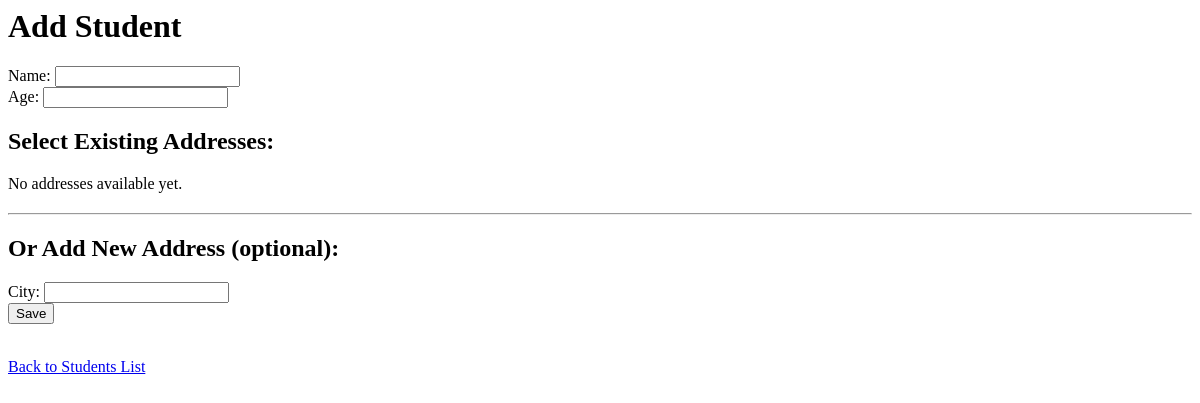
The page /books/add-student2/ on the database as committed earlier.
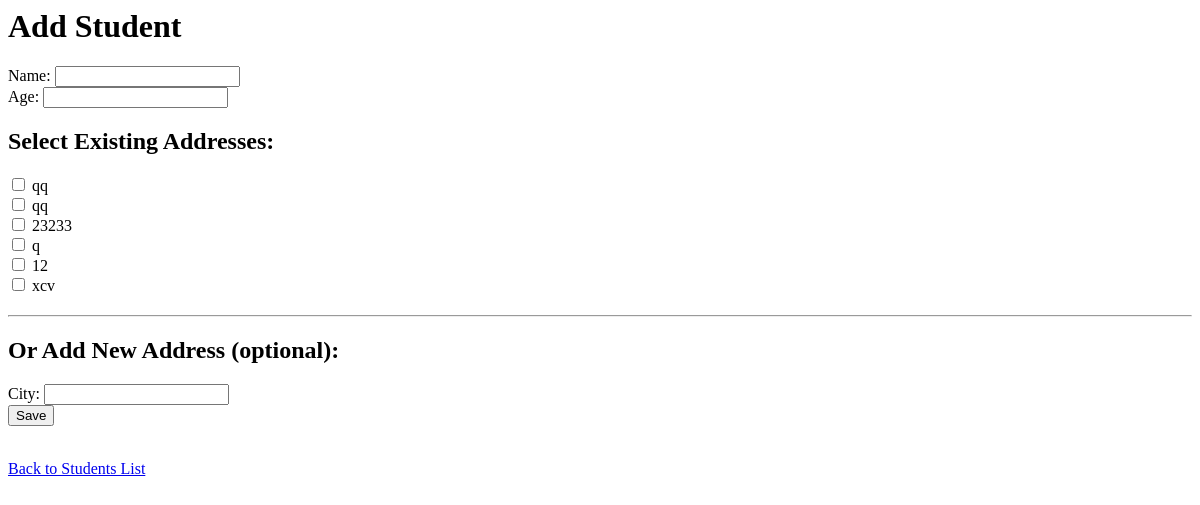
The same page on the database as committed later.
### apps/bookmodule/models.py (models this page shows)
class Address2(models.Model):
    city = models.CharField(max_length=100)

### apps/bookmodule/views.py (the view)
# urls.py: path('add-student2/', views.add_student2, name='add_student2'),
def add_student2(request):
    if request.method == 'POST':
        student_form = Student2Form(request.POST)
        address_form = Address2Form(request.POST)
        if student_form.is_valid():
            student = student_form.save(commit=False)
            student.save()
            selected_addresses = request.POST.getlist('addresses')
            if selected_addresses:
                student.addresses.add(*Address2.objects.filter(id__in=selected_addresses))
            if address_form.is_valid() and address_form.cleaned_data.get('city'):
                address = address_form.save()
                student.addresses.add(address)
            return redirect('student2_list')
    else:
        student_form = Student2Form()
        address_form = Address2Form()
    addresses = Address2.objects.all()
    return render(request, 'bookmodule/add_student2.html', {
        'student_form': student_form,
        'address_form': address_form,
        'addresses': addresses,
    })

### apps/bookmodule/forms.py
class Student2Form(forms.ModelForm):
    class Meta:
        model = Student2
        fields = ['name', 'age', 'addresses']
        widgets = {
            'addresses': forms.CheckboxSelectMultiple(),
        }
    def __init__(self, *args, **kwargs):
        super(Student2Form, self).__init__(*args, **kwargs)
        self.fields['addresses'].required = False  # allow addresses to be empty

class Address2Form(forms.ModelForm):
    class Meta:
        model = Address2
        fields = ['city']

### apps/templates/bookmodule/add_student2.html (shortened to what this page needs)
<h1>{% if student_form.instance.pk %} Update {% else %} Add {% endif %} Student</h1>
<form method="post">
    <div>
        {{ student_form.name.label_tag }} {{ student_form.name }}
    </div>
    <div>
        {{ student_form.age.label_tag }} {{ student_form.age }}
    </div>
    <h2>Select Existing Addresses:</h2>
    <div>
        {% for address in addresses %}
            <label>
                <input type="checkbox" name="addresses" value="{{ address.id }}"
                    {% if address in student_form.instance.addresses.all %}checked{% endif %}>
                {{ address.city }}
            </label><br>
        {% empty %}
            <p>No addresses available yet.</p>
        {% endfor %}
    </div>
    <hr style="margin: 20px 0;">
    <h2>Or Add New Address (optional):</h2>
    <div>
        {{ address_form.city.label_tag }} {{ address_form.city }}
    </div>
    <button type="submit">Save</button>
</form>
<a href="{% url 'student2_list' %}">Back to Students List</a>

Rows that differ between the two databases and show on the page:
added Address2: city "qq"
added Address2: city "qq"
added Address2: city "23233"
added Address2: city "q"
added Address2: city "12"
added Address2: city "xcv"
Other text that changed with them:
text no longer shown: "No addresses available yet."
